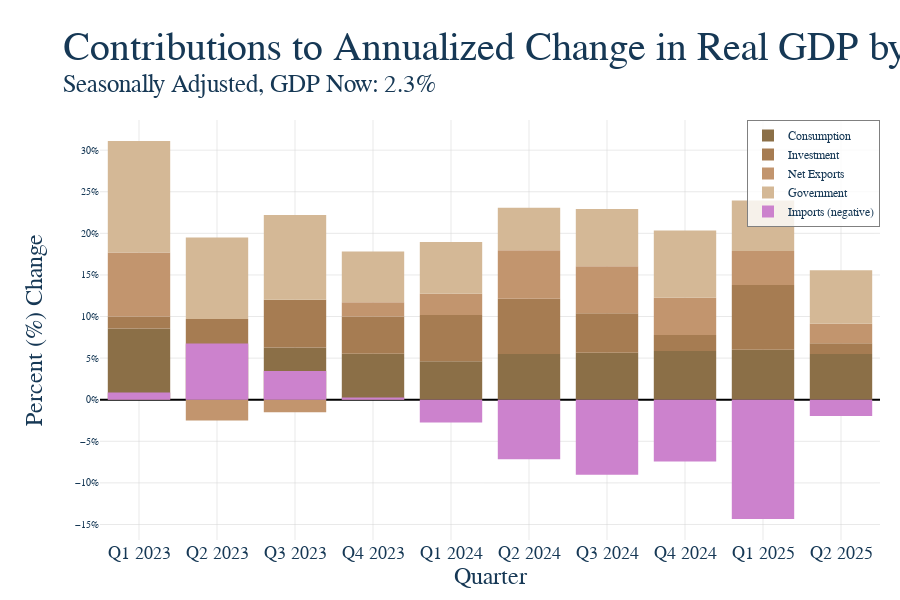

Notebook code for this chart:
### Markdown cell above
5. Now that all our data is ready, make the graph and have it save itself as a .html file to graph_output whenver the notebooks is rerun. The name of the file should exactly match the notebook name. For instance, this file "example.ipynb" produces the graph "example.html." Nice work, you made a graph!

### Code cell
# Filter data to start from 2022
joined_df_filtered = joined_df[joined_df.index >= '2022-01-01']
# Calculate percentage change (year-over-year)
joined_df_pct = joined_df_filtered.pct_change(periods=4) * 100  # 4 quarters for year-over-year
# Drop NaN values from percentage change calculation
joined_df_pct = joined_df_pct.dropna()
# Create quarter labels with Q before year (e.g., "Q1 2022")
quarter_labels = [f"Q{(date.month-1)//3 + 1} {date.year}" for date in joined_df_pct.index]
# Create the figure
fig = go.Figure()
# Add bars for positive contributions (stacked above zero)
fig.add_trace(go.Bar(
    x=quarter_labels,
    y=joined_df_pct['Consumption Change'],
    name='Consumption',
    marker_color="#8B6F47"  # Dark tan (Consumption)
))
fig.add_trace(go.Bar(
    x=quarter_labels,
    y=joined_df_pct['Change Investment'],
    name='Investment',
    marker_color="#A67C52"  # Medium-dark tan (Investment)
))
fig.add_trace(go.Bar(
    x=quarter_labels,
    y=joined_df_pct['Change Exports'],
    name='Net Exports',
    marker_color="#C2956E"  
))
fig.add_trace(go.Bar(
    x=quarter_labels,
    y=joined_df_pct['Change Government Spending'],
    name='Government',
    marker_color="#D4B896"  # Light tan (Government)
))
# Add bars for imports - negative values to display below zero
fig.add_trace(go.Bar(
    x=quarter_labels,
    y=-joined_df_pct['Change Imports'],  # Make negative to show below axis
    name='Imports (negative)',
    marker_color="#CC82CD",  # Brick red
    base=0  # Ensure it starts from zero and goes down
))
# Update layout
fig.update_layout(
    barmode='relative',
    title={
        'text': '<span style="font-size:40px">Contributions to Annualized Change in Real GDP by Component</span><br><sup style="font-size:5px">Seasonally Adjusted, GDP Now: 2.3% </sup>',
        'x': 0.07,
        'xanchor': 'left',
        'y': 0.9,
        'yanchor': 'top'
    },
    xaxis_title='Quarter',
    yaxis_title='Percent (%) Change',
    hovermode='x unified',
    legend=dict(
        orientation="v",
        yanchor="top",
        y=1,
        xanchor="right",
        x=1,
        font=dict(size=12),
        bgcolor='rgba(255,255,255,0.8)',
        bordercolor='gray',
        borderwidth=1
    ),
    yaxis=dict(
        tickformat='.0f',
        ticksuffix='%',
        dtick=5,
        zeroline=True,
        zerolinewidth=2,
        zerolinecolor='black',
        tickfont=dict(size=10)
    ),
    xaxis=dict(
        type='category',
        title_standoff=5
    ),
    height=600,
    margin=dict(l=100, t=120, b=60, r=20)
)

### Figure 1 — Plotly figure (JSON) as saved in the notebook; plotly's stock layout.template omitted (floating-point values rounded to 4 significant figures)
{"data": [{"marker": {"color": "#8B6F47"}, "name": "Consumption", "type": "bar", "x": ["Q1 2023", "Q2 2023", "Q3 2023", "Q4 2023", "Q1 2024", "Q2 2024", "Q3 2024", "Q4 2024", "Q1 2025", "Q2 2025"], "y": [8.564, 6.585, 6.27, 5.521, 4.63, 5.492, 5.641, 5.843, 6.004, 5.495]}, {"marker": {"color": "#A67C52"}, "name": "Investment", "type": "bar", "x": ["Q1 2023", "Q2 2023", "Q3 2023", "Q4 2023", "Q1 2024", "Q2 2024", "Q3 2024", "Q4 2024", "Q1 2025", "Q2 2025"], "y": [1.445, 3.108, 5.746, 4.493, 5.553, 6.634, 4.745, 1.951, 7.782, 1.294]}, {"marker": {"color": "#C2956E"}, "name": "Net Exports", "type": "bar", "x": ["Q1 2023", "Q2 2023", "Q3 2023", "Q4 2023", "Q1 2024", "Q2 2024", "Q3 2024", "Q4 2024", "Q1 2025", "Q2 2025"], "y": [7.688, -2.506, -1.502, 1.699, 2.547, 5.849, 5.659, 4.458, 4.095, 2.345]}, {"marker": {"color": "#D4B896"}, "name": "Government", "type": "bar", "x": ["Q1 2023", "Q2 2023", "Q3 2023", "Q4 2023", "Q1 2024", "Q2 2024", "Q3 2024", "Q4 2024", "Q1 2025", "Q2 2025"], "y": [13.4, 9.819, 10.18, 6.096, 6.219, 5.113, 6.893, 8.098, 6.056, 6.416]}, {"base": 0, "marker": {"color": "#CC82CD"}, "name": "Imports (negative)", "type": "bar", "x": ["Q1 2023", "Q2 2023", "Q3 2023", "Q4 2023", "Q1 2024", "Q2 2024", "Q3 2024", "Q4 2024", "Q1 2025", "Q2 2025"], "y": [0.8677, 6.753, 3.44, 0.2718, -2.735, -7.166, -9.024, -7.421, -14.34, -1.965]}], "layout": {"barmode": "relative", "height": 600, "hovermode": "x unified", "legend": {"bgcolor": "rgba(255,255,255,0.8)", "bordercolor": "gray", "borderwidth": 1, "font": {"size": 12}, "orientation": "v", "x": 1, "xanchor": "right", "y": 1, "yanchor": "top"}, "margin": {"b": 60, "l": 100, "r": 20, "t": 120}, "title": {"text": "<span style=\"font-size:40px\">Contributions to Annualized Change in Real GDP by Component</span><br><sup style=\"font-size:5px\">Seasonally Adjusted, GDP Now: 2.3% </sup>", "x": 0.07, "xanchor": "left", "y": 0.9, "yanchor": "top"}, "xaxis": {"title": {"standoff": 5, "text": "Quarter"}, "type": "category"}, "yaxis": {"dtick": 5, "tickfont": {"size": 10}, "tickformat": ".0f", "ticksuffix": "%", "title": {"text": "Percent (%) Change"}, "zeroline": true, "zerolinecolor": "black", "zerolinewidth": 2}}}
